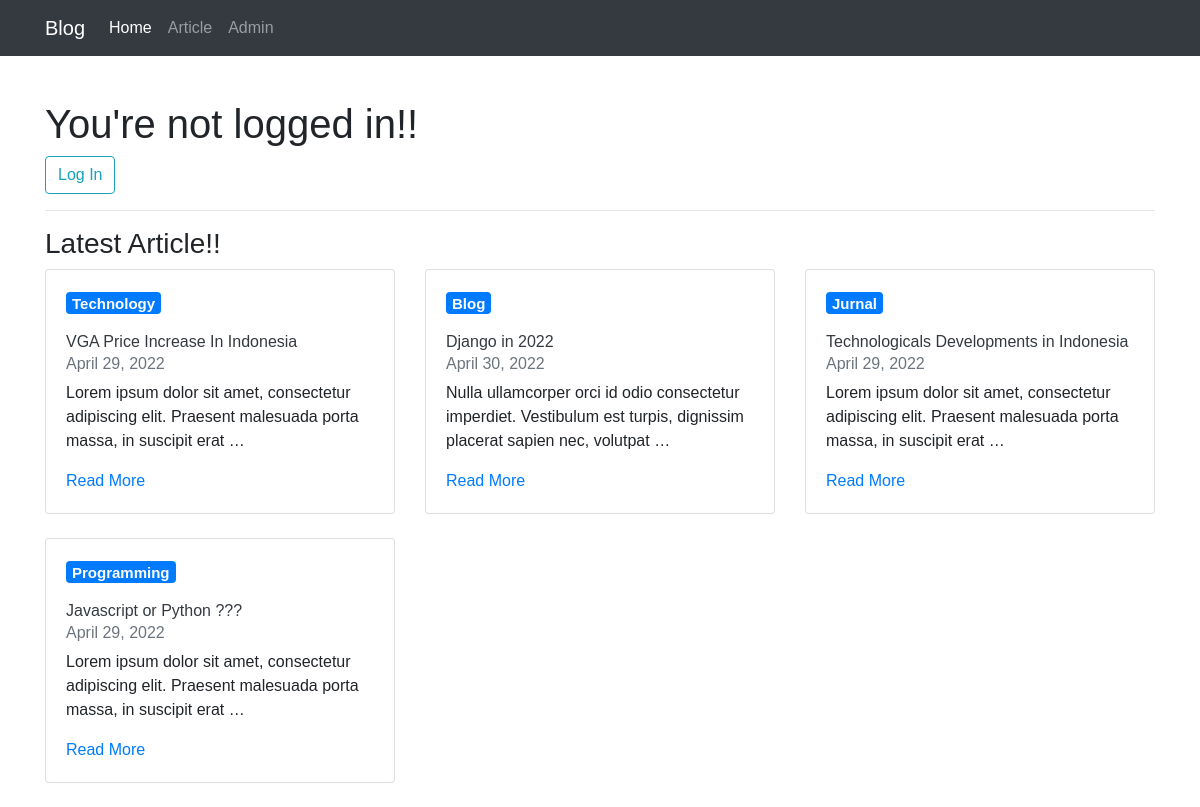
/, run on an earlier commit of the app's database.
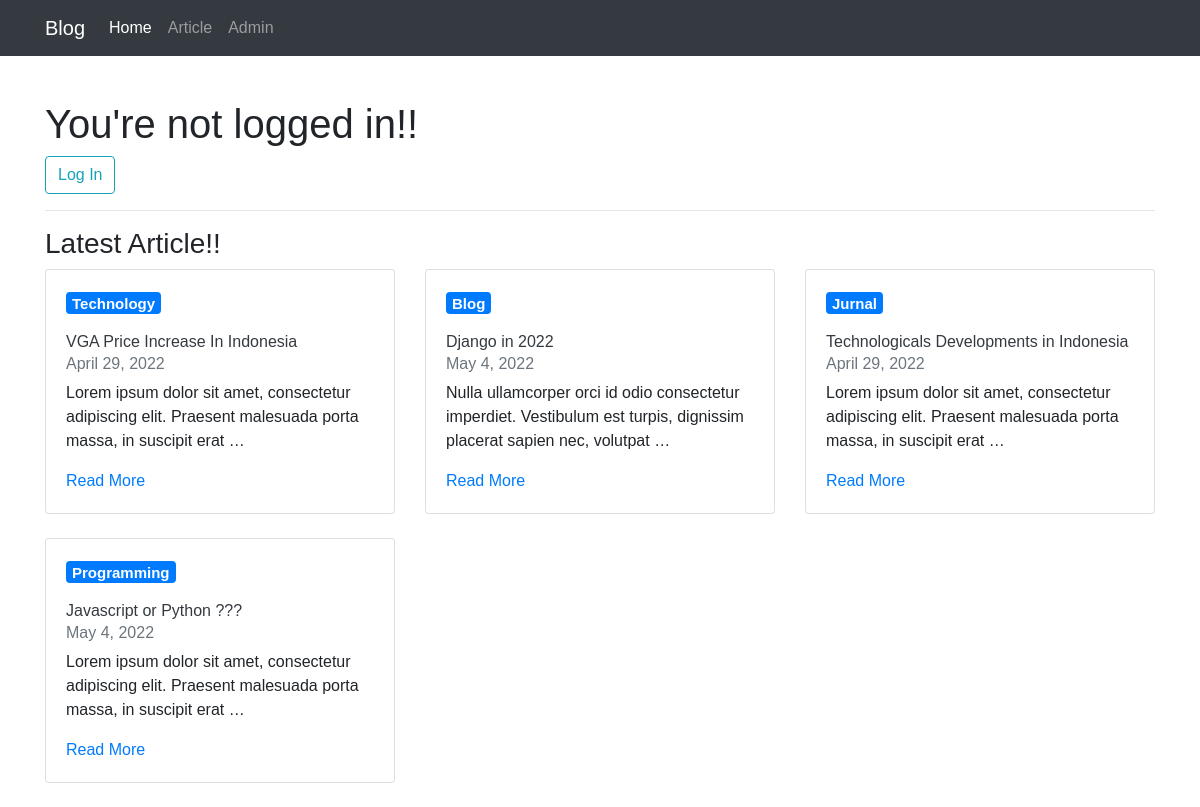
And on a later commit of the database.
### article/models.py (models this page shows, shortened)
class Article(models.Model):
    LIST_CATEGORY=(
        ('blog','Blog'),
        ('jurnal', 'Jurnal'),
        ('technology', 'Technology'),
        ('programming', 'Programming')
    )
    author = models.ForeignKey(User, on_delete=models.CASCADE, default=None)
    title = models.CharField(max_length=100, validators=[validate_title, validate_is_profane])
    content = models.TextField(validators=[validate_is_profane])
    category = models.CharField(max_length=50, default='blog', choices=LIST_CATEGORY)
    created = models.DateTimeField(auto_now_add=True)
    updated = models.DateTimeField(auto_now=True)
    is_published = models.BooleanField(default=False)
    published = models.DateTimeField(null=True)
    slug = models.SlugField(blank=True, editable=False)
    class Meta:
        permissions = (
            ('publish_article', 'Can publish article'),
        )

### blog/views.py (the view)
# urls.py: path('', BlogView.as_view(), name='index'),
class BlogView(TemplateView, ArticleEachCategory):
    template_name = 'index.html'
    def get_context_data(self, **kwargs) :
        articles = self.get_latest_article_each_category()
        context = {
            'latest_articles' : articles
        }
        return context

### article/views.py (called while the page is built)
    def get_latest_article_each_category(self):
        categories = self.model.objects.values_list('category', flat=True).distinct()
        querysets = []
        for category in categories :
            article = self.model.objects.filter(category = category).latest('published')
            querysets.append(article)
        return querysets

### templates/index.html (shortened to what this page needs)
{% extends 'base.html' %}
{% block contents %}
    {% if user.is_authenticated %}
        <h1>Hi, {{user.username}}</h1>
    {% else %}
        <h1>You're not logged in!!</h1>
        <a class="btn btn-outline-info" href="{% url 'login' %}">Log In</a>
    {% endif %}
    <hr>
    <h3>Latest Article!!</h3>
    <div class="row">
        {% for article in latest_articles %}
            <div class="col-sm-4 mb-4">
                <div class="card shadow-md">
                    <div class="card-body">
                      <h5 class="card-title text-capitalize mb-4"><a class="badge badge-primary" href="{% url 'article:category' article.category 1%}">{{article.category}}</a></h5>
                      <h6 class="card-subtitle mb-2 text-dark">{{article.title}}</h6>
                      <h6 class="card-subtitle mb-2 text-muted">{{article.published|date}}</h6>
                      <p class="card-text">{{article.content|truncatewords:15}}</p>
                      <a href="{% url 'article:detail' article.slug%}" class="card-link">Read More</a>
                    </div>
                  </div>
            </div>
        {% endfor %}
    </div>
{% endblock contents %}

What changed in the data, as far as the page shows it:
changed Article "Django in 2022": published "April 30, 2022" → "May 4, 2022"
changed Article "Javascript or Python ???": published "April 29, 2022" → "May 4, 2022"
